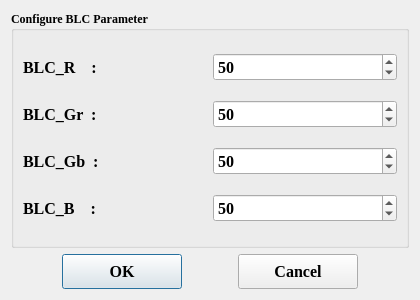
<?xml version="1.0" encoding="UTF-8"?>
<ui version="4.0">
 <class>blc_dialog</class>
 <widget class="QDialog" name="blc_dialog">
  <property name="geometry">
   <rect>
    <x>0</x>
    <y>0</y>
    <width>420</width>
    <height>300</height>
   </rect>
  </property>
  <property name="minimumSize">
   <size>
    <width>420</width>
    <height>300</height>
   </size>
  </property>
  <property name="font">
   <font>
    <family>Times New Roman</family>
    <pointsize>12</pointsize>
   </font>
  </property>
  <property name="windowTitle">
   <string>BLC  Dialog</string>
  </property>
  <layout class="QGridLayout" name="gridLayout_2">
   <item row="0" column="0" colspan="5">
    <widget class="QGroupBox" name="groupBox">
     <property name="font">
      <font>
       <family>Times New Roman</family>
       <pointsize>9</pointsize>
       <weight>75</weight>
       <bold>true</bold>
      </font>
     </property>
     <property name="title">
      <string>Configure BLC Parameter</string>
     </property>
     <layout class="QGridLayout" name="gridLayout">
      <item row="0" column="0">
       <widget class="QLabel" name="label">
        <property name="font">
         <font>
          <family>Times New Roman</family>
          <pointsize>12</pointsize>
          <weight>75</weight>
          <bold>true</bold>
         </font>
        </property>
        <property name="text">
         <string>BLC_R    :</string>
        </property>
       </widget>
      </item>
      <item row="0" column="1">
       <widget class="QSpinBox" name="blc_R">
        <property name="font">
         <font>
          <family>Times New Roman</family>
          <pointsize>12</pointsize>
          <weight>75</weight>
          <bold>true</bold>
         </font>
        </property>
        <property name="minimum">
         <number>0</number>
        </property>
        <property name="maximum">
         <number>5000</number>
        </property>
        <property name="value">
         <number>50</number>
        </property>
       </widget>
      </item>
      <item row="1" column="0">
       <widget class="QLabel" name="label_2">
        <property name="font">
         <font>
          <family>Times New Roman</family>
          <pointsize>12</pointsize>
          <weight>75</weight>
          <bold>true</bold>
         </font>
        </property>
        <property name="text">
         <string>BLC_Gr  :</string>
        </property>
       </widget>
      </item>
      <item row="1" column="1">
       <widget class="QSpinBox" name="blc_Gr">
        <property name="font">
         <font>
          <family>Times New Roman</family>
          <pointsize>12</pointsize>
          <weight>75</weight>
          <bold>true</bold>
         </font>
        </property>
        <property name="minimum">
         <number>0</number>
        </property>
        <property name="maximum">
         <number>5000</number>
        </property>
        <property name="value">
         <number>50</number>
        </property>
       </widget>
      </item>
      <item row="2" column="0">
       <widget class="QLabel" name="label_3">
        <property name="font">
         <font>
          <family>Times New Roman</family>
          <pointsize>12</pointsize>
          <weight>75</weight>
          <bold>true</bold>
         </font>
        </property>
        <property name="text">
         <string>BLC_Gb  :</string>
        </property>
       </widget>
      </item>
      <item row="2" column="1">
       <widget class="QSpinBox" name="blc_Gb">
        <property name="font">
         <font>
          <family>Times New Roman</family>
          <pointsize>12</pointsize>
          <weight>75</weight>
          <bold>true</bold>
         </font>
        </property>
        <property name="minimum">
         <number>0</number>
        </property>
        <property name="maximum">
         <number>5000</number>
        </property>
        <property name="value">
         <number>50</number>
        </property>
       </widget>
      </item>
      <item row="3" column="0">
       <widget class="QLabel" name="label_4">
        <property name="font">
         <font>
          <family>Times New Roman</family>
          <pointsize>12</pointsize>
          <weight>75</weight>
          <bold>true</bold>
         </font>
        </property>
        <property name="text">
         <string>BLC_B    :</string>
        </property>
       </widget>
      </item>
      <item row="3" column="1">
       <widget class="QSpinBox" name="blc_B">
        <property name="font">
         <font>
          <family>Times New Roman</family>
          <pointsize>12</pointsize>
          <weight>75</weight>
          <bold>true</bold>
         </font>
        </property>
        <property name="minimum">
         <number>0</number>
        </property>
        <property name="maximum">
         <number>5000</number>
        </property>
        <property name="value">
         <number>50</number>
        </property>
       </widget>
      </item>
     </layout>
    </widget>
   </item>
   <item row="1" column="0">
    <spacer name="horizontalSpacer_2">
     <property name="orientation">
      <enum>Qt::Horizontal</enum>
     </property>
     <property name="sizeHint" stdset="0">
      <size>
       <width>84</width>
       <height>20</height>
      </size>
     </property>
    </spacer>
   </item>
   <item row="1" column="1">
    <widget class="QPushButton" name="OK">
     <property name="minimumSize">
      <size>
       <width>120</width>
       <height>35</height>
      </size>
     </property>
     <property name="font">
      <font>
       <family>Times New Roman</family>
       <pointsize>12</pointsize>
       <weight>75</weight>
       <bold>true</bold>
      </font>
     </property>
     <property name="text">
      <string>OK</string>
     </property>
    </widget>
   </item>
   <item row="1" column="2">
    <spacer name="horizontalSpacer">
     <property name="orientation">
      <enum>Qt::Horizontal</enum>
     </property>
     <property name="sizeHint" stdset="0">
      <size>
       <width>84</width>
       <height>20</height>
      </size>
     </property>
    </spacer>
   </item>
   <item row="1" column="3">
    <widget class="QPushButton" name="Cancel">
     <property name="minimumSize">
      <size>
       <width>120</width>
       <height>35</height>
      </size>
     </property>
     <property name="font">
      <font>
       <family>Times New Roman</family>
       <pointsize>12</pointsize>
       <weight>75</weight>
       <bold>true</bold>
      </font>
     </property>
     <property name="text">
      <string>Cancel</string>
     </property>
    </widget>
   </item>
   <item row="1" column="4">
    <spacer name="horizontalSpacer_3">
     <property name="orientation">
      <enum>Qt::Horizontal</enum>
     </property>
     <property name="sizeHint" stdset="0">
      <size>
       <width>84</width>
       <height>20</height>
      </size>
     </property>
    </spacer>
   </item>
  </layout>
 </widget>
 <resources/>
 <connections>
  <connection>
   <sender>OK</sender>
   <signal>clicked()</signal>
   <receiver>blc_dialog</receiver>
   <slot>accept()</slot>
   <hints>
    <hint type="sourcelabel">
     <x>144</x>
     <y>261</y>
    </hint>
    <hint type="destinationlabel">
     <x>235</x>
     <y>144</y>
    </hint>
   </hints>
  </connection>
  <connection>
   <sender>Cancel</sender>
   <signal>clicked()</signal>
   <receiver>blc_dialog</receiver>
   <slot>reject()</slot>
   <hints>
    <hint type="sourcelabel">
     <x>325</x>
     <y>261</y>
    </hint>
    <hint type="destinationlabel">
     <x>235</x>
     <y>144</y>
    </hint>
   </hints>
  </connection>
 </connections>
</ui>
